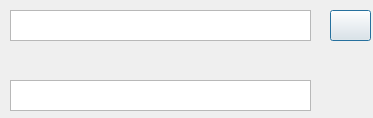
<?xml version="1.0" encoding="UTF-8"?>
<ui version="4.0">
 <class>Dialog</class>
 <widget class="QDialog" name="Dialog">
  <property name="geometry">
   <rect>
    <x>0</x>
    <y>0</y>
    <width>373</width>
    <height>118</height>
   </rect>
  </property>
  <property name="windowTitle">
   <string>Dialog</string>
  </property>
  <widget class="QPlainTextEdit" name="archivostring">
   <property name="geometry">
    <rect>
     <x>10</x>
     <y>10</y>
     <width>301</width>
     <height>31</height>
    </rect>
   </property>
  </widget>
  <widget class="QPushButton" name="CArchivo">
   <property name="geometry">
    <rect>
     <x>330</x>
     <y>10</y>
     <width>41</width>
     <height>31</height>
    </rect>
   </property>
   <property name="text">
    <string/>
   </property>
   <property name="icon">
    <iconset>
     <normaloff>Iconos/accept.svg</normaloff>Iconos/accept.svg</iconset>
   </property>
  </widget>
  <widget class="QTextEdit" name="guardadoarchivo">
   <property name="geometry">
    <rect>
     <x>10</x>
     <y>80</y>
     <width>301</width>
     <height>31</height>
    </rect>
   </property>
  </widget>
 </widget>
 <resources/>
 <connections/>
</ui>
